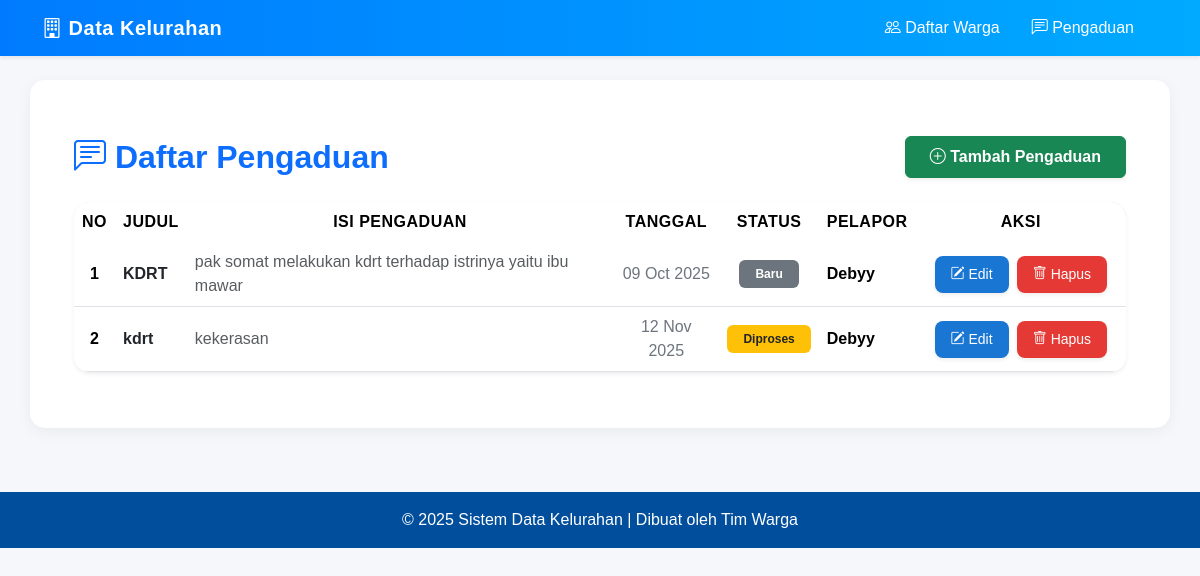
The page /warga/pengaduan/ on the database as committed earlier.
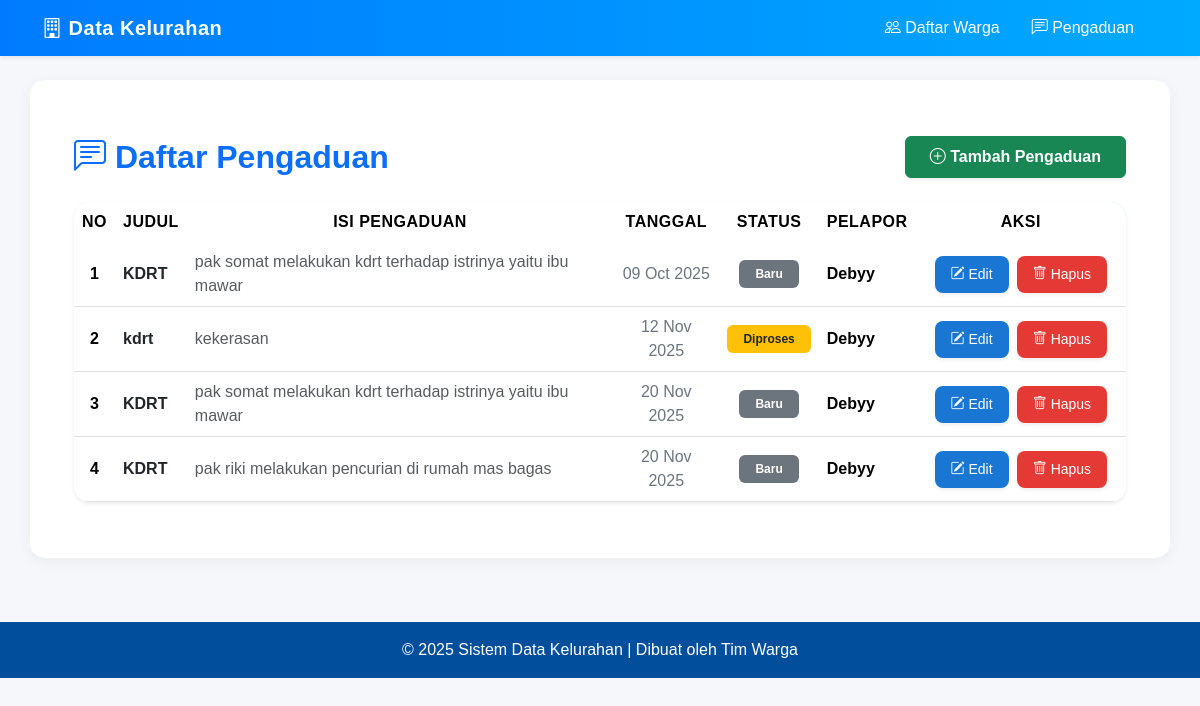
The same page on the database as committed later.
### warga/models.py (models this page shows, shortened)
class Pengaduan(models.Model):
    STATUS_CHOICES = [
        ('BARU', 'Baru'),
        ('DIPROSES', 'Dalam Proses'),
        ('SELESAI', 'Selesai'),
    ]
    judul = models.CharField(max_length=200)
    deskripsi = models.TextField()
    status = models.CharField(max_length=10, choices=STATUS_CHOICES, default='BARU')
    tanggal_lapor = models.DateTimeField(auto_now_add=True)
    pelapor = models.ForeignKey(Warga, on_delete=models.CASCADE, related_name='pengaduan')

class Warga(models.Model):
    nik = models.CharField(max_length=16, unique=True, verbose_name="Nomor Induk Kependudukan")
    nama_lengkap = models.CharField(max_length=100, verbose_name="Nama Lengkap")
    alamat = models.TextField(verbose_name="Alamat Tinggal")
    nomor_telepon = models.CharField(max_length=15, blank=True, verbose_name="Nomor Telepon")
    tanggal_registrasi = models.DateTimeField(auto_now_add=True)

### warga/views.py (the view)
# urls.py: path('pengaduan/', PengaduanListView.as_view(), name='pengaduan_list'),
class PengaduanListView(ListView):
    model = Pengaduan
    template_name = 'warga/pengaduan_list.html'

### warga/templates/warga/pengaduan_list.html (shortened to what this page needs)
{% extends 'base.html' %} {% block content %}
<div class="container py-4">
  <div class="d-flex justify-content-between align-items-center mb-4">
    <h2 class="text-primary fw-bold mb-0">
      <i class="bi bi-chat-left-text"></i> Daftar Pengaduan
    </h2>
    <a
      href="{% url 'warga:pengaduan-tambah' %}"
      class="btn btn-success shadow-sm px-4 py-2 fw-semibold"
    >
      <i class="bi bi-plus-circle"></i> Tambah Pengaduan
    </a>
  </div>
  {% if object_list %}
  <div class="card shadow-sm border-0 rounded-4 overflow-hidden">
    <div class="table-responsive">
      <table class="table align-middle mb-0">
        <thead style="background: linear-gradient(90deg, #e3f2fd, #bbdefb)">
          <tr class="text-primary text-center fw-semibold">
            <th>No</th>
            <th>Judul</th>
            <th>Isi Pengaduan</th>
            <th>Tanggal</th>
            <th>Status</th>
            <th>Pelapor</th>
            <th style="width: 20%">Aksi</th>
          </tr>
        </thead>
        <tbody>
          {% for pengaduan in object_list %}
          <tr class="table-row-hover">
            <td class="text-center fw-bold">{{ forloop.counter }}</td>
            <td class="fw-semibold text-dark">{{ pengaduan.judul }}</td>
            <td class="text-muted">
              {{ pengaduan.deskripsi|truncatewords:12 }}
            </td>
            <td class="text-center text-secondary">
              {{ pengaduan.tanggal_lapor|date:"d M Y" }}
            </td>
            <td class="text-center">
              {% if pengaduan.status == "BARU" %}
              <span class="badge bg-secondary px-3 py-2">Baru</span>
              {% elif pengaduan.status == "DIPROSES" %}
              <span class="badge bg-warning text-dark px-3 py-2">Diproses</span>
              {% else %}
              <span class="badge bg-success px-3 py-2">Selesai</span>
              {% endif %}
            </td>
            <td class="fw-semibold">{{ pengaduan.pelapor.nama_lengkap }}</td>
            <td class="text-center">
              <div class="d-flex justify-content-center gap-2">
                <a
                  href="{% url 'warga:pengaduan-edit' pengaduan.pk %}"
                  class="btn btn-sm btn-primary d-flex align-items-center gap-1 px-3 py-2 shadow-sm rounded-3"
                >
                  <i class="bi bi-pencil-square"></i> <span>Edit</span>
                </a>
                <a
                  href="{% url 'warga:pengaduan-hapus' pengaduan.pk %}"
                  class="btn btn-sm btn-danger d-flex align-items-center gap-1 px-3 py-2 shadow-sm rounded-3"
                  onclick="return confirm('Yakin ingin menghapus pengaduan ini?')"
                >
                  <i class="bi bi-trash"></i> <span>Hapus</span>
                </a>
              </div>
            </td>
          </tr>
          {% endfor %}
        </tbody>
      </table>
    </div>
  </div>
  {% else %}
  <div class="alert alert-info text-center shadow-sm rounded-3 py-3 mt-4">
    <i class="bi bi-info-circle"></i> Belum ada data pengaduan yang tercatat.
  </div>
  {% endif %}
</div>
{% endblock %}

### warga/templates/base.html (shortened to what this page needs)
<!DOCTYPE html>
<html lang="id">
  <head>
    <link
      href="https://cdn.jsdelivr.net/npm/bootstrap@5.3.3/dist/css/bootstrap.min.css"
      rel="stylesheet"
    />
    <link
      href="https://cdn.jsdelivr.net/npm/bootstrap-icons@1.11.1/font/bootstrap-icons.css"
      rel="stylesheet"
    />
  </head>
  <body>
    <nav class="navbar navbar-expand-lg navbar-dark mb-4 shadow-sm">
      <div class="container">
        <a class="navbar-brand" href="/">
          <i class="bi bi-building"></i> Data Kelurahan
        </a>
        <div class="collapse navbar-collapse" id="navbarNav">
          <ul class="navbar-nav ms-auto">
            <li class="nav-item">
              <a class="nav-link" href="{% url 'warga:warga-list' %}">
                <i class="bi bi-people"></i> Daftar Warga
              </a>
            </li>
            <li class="nav-item">
              <a class="nav-link" href="{% url 'warga:pengaduan_list' %}">
                <i class="bi bi-chat-left-text"></i> Pengaduan
              </a>
            </li>
          </ul>
        </div>
      </div>
    </nav>
    <div class="container content-wrapper mb-5">
      {% block content %} {% endblock %}
    </div>
    <footer class="text-center">
      <p>© 2025 Sistem Data Kelurahan | Dibuat oleh Tim Warga</p>
    </footer>
  </body>
</html>

### warga/templates/base.html (style rules this page uses)
body { background-color: #f5f7fa; font-family: "Poppins", sans-serif; }
.navbar { background: linear-gradient(90deg, #007bff, #00aaff); }
.navbar-brand { font-weight: 600; letter-spacing: 0.5px; }
.nav-link { color: #ffffff !important; margin-right: 1rem; transition: 0.3s; }
.content-wrapper { background: #ffffff; border-radius: 15px; padding: 2rem; box-shadow: 0 4px 15px rgba(0, 0, 0, 0.05); }
footer { background: #004e9cff; color: #fff; padding: 1rem 0; margin-top: 4rem; }
footer p { margin: 0; }

### warga/templates/warga/pengaduan_list.html (style rules this page uses)
.table thead th { border: none; text-transform: uppercase; letter-spacing: 0.5px; }
.table td { vertical-align: middle; }
.btn-primary { background-color: #1976d2; border: none; }
.btn-danger { background-color: #e53935; border: none; }
.btn span { font-weight: 500; }

Rows that differ between the two databases and show on the page:
added Pengaduan: judul "KDRT", deskripsi "pak somat melakukan kdrt terhadap istrinya yaitu ibu mawar", tanggal_lapor "20 Nov 2025", status "Baru", pelapor.nama_lengkap "Debyy"
added Pengaduan: judul "KDRT", deskripsi "pak riki melakukan pencurian di rumah mas bagas", tanggal_lapor "20 Nov 2025", status "Baru", pelapor.nama_lengkap "Debyy"
